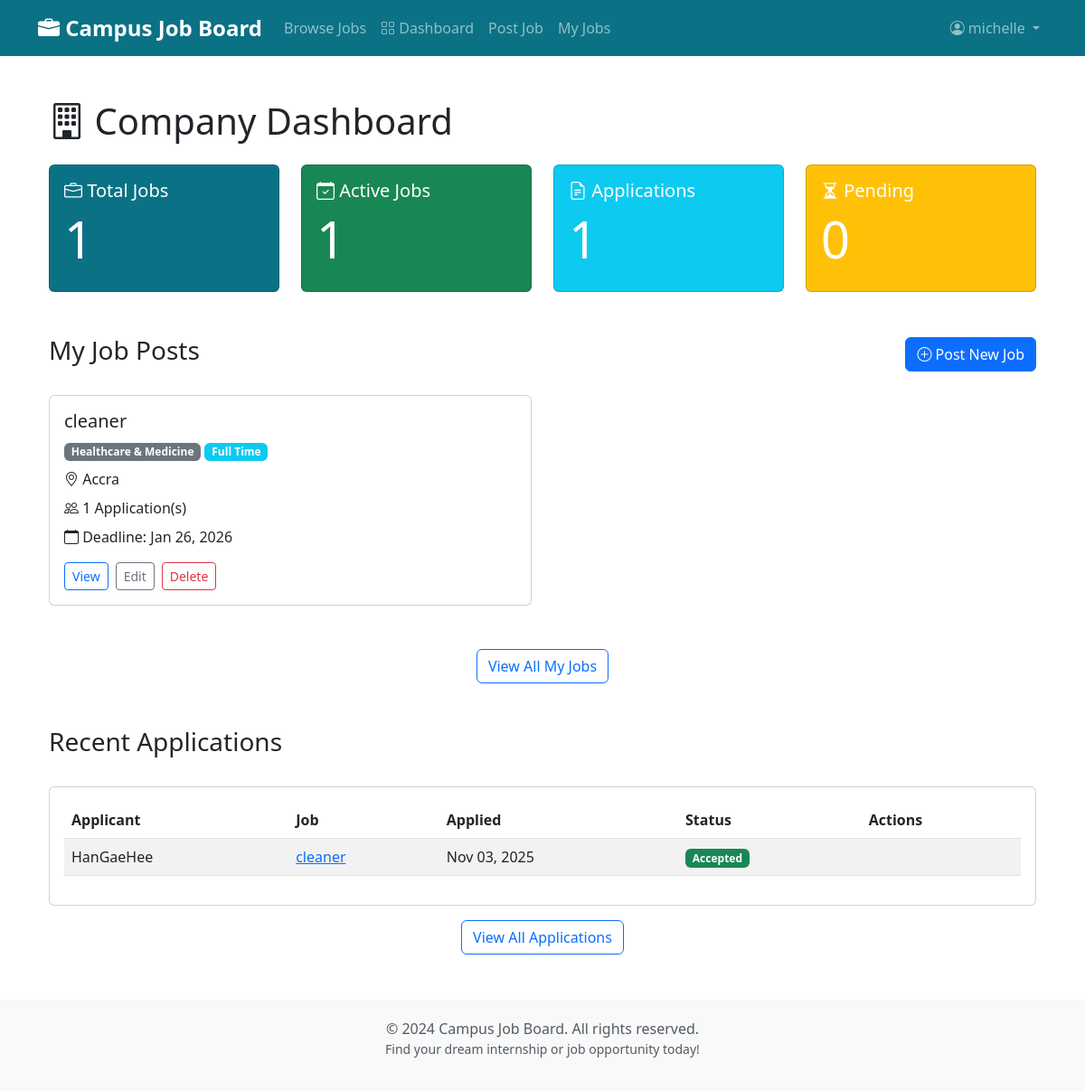
The page /dashboards/company/ (signed in) on the database its author committed.
### users/models.py (models this page shows, shortened)
class CustomUser(AbstractUser):
    is_company = models.BooleanField(
        default=False,
        help_text="Designates whether this user is a company/employer")

### jobs/models.py (models this page shows, shortened)
class JobPost(models.Model):
    FULL_TIME = 'FT'
    PART_TIME = 'PT'
    INTERNSHIP = 'INT'
    CONTRACT = 'CON'
    JOB_TYPE_CHOICES = [
        (FULL_TIME, 'Full Time'),
        (PART_TIME, 'Part Time'),
        (INTERNSHIP, 'Internship'),
        (CONTRACT, 'Contract'),
    ]
    IT = 'IT'
    MARKETING = 'MKT'
    FINANCE = 'FIN'
    SALES = 'SLS'
    HR = 'HR'
    ENGINEERING = 'ENG'
    EDUCATION = 'EDU'
    HEALTHCARE = 'HLT'
    MEDIA = 'MED'
    LAW = 'LAW'
    CONSTRUCTION = 'CON'
    CUSTOMER_SERVICE = 'CS'
    ARCHITECTURE = 'ARC'
    ACCOUNTING = 'ACC'
    OTHER = 'OTH'
    CATEGORY_CHOICES = [
        (IT, 'IT & Software'),
        (FINANCE, 'Finance & Accounting'),
        (ACCOUNTING, 'Accounting'),
        (MARKETING, 'Marketing & Sales'),
        (SALES, 'Sales'),
        (EDUCATION, 'Education & Training'),
        (ENGINEERING, 'Engineering'),
        (ARCHITECTURE, 'Architecture'),
        (HEALTHCARE, 'Healthcare & Medicine'),
        (MEDIA, 'Media & Design'),
        (HR, 'Human Resources'),
        (LAW, 'Law & Administration'),
        (CONSTRUCTION, 'Construction & Real Estate'),
        (CUSTOMER_SERVICE, 'Customer Service'),
        (OTHER, 'Others'),
    ]
    CURRENCY_CHOICES = [
        ('USD', 'USD - US Dollar'),
        ('GHS', 'GHS - Ghanaian Cedi'),
        ('EUR', 'EUR - Euro'),
        ('GBP', 'GBP - British Pound'),
        ('NGN', 'NGN - Nigerian Naira'),
        ('KES', 'KES - Kenyan Shilling'),
        ('ZAR', 'ZAR - South African Rand'),
        ('CAD', 'CAD - Canadian Dollar'),
        ('AUD', 'AUD - Australian Dollar'),
    ]
    title = models.CharField(max_length=200)
    company = models.ForeignKey(settings.AUTH_USER_MODEL,
                                on_delete=models.CASCADE,
                                limit_choices_to={'is_company': True},
                                related_name='job_posts')
    description = models.TextField(help_text="Detailed job description")
    requirements = models.TextField(
        help_text="Required qualifications and skills")
    location = models.CharField(max_length=200)
    category = models.CharField(max_length=3,
                                choices=CATEGORY_CHOICES,
                                default=IT)
    job_type = models.CharField(max_length=3,
                                choices=JOB_TYPE_CHOICES,
                                default=FULL_TIME)
    date_posted = models.DateTimeField(default=timezone.now)
    deadline = models.DateField(help_text="Application deadline")
    salary = models.DecimalField(max_digits=10,
                                 decimal_places=2,
                                 null=True,
                                 blank=True,
                                 help_text="Salary range (optional)")
    currency = models.CharField(max_length=3,
                                choices=CURRENCY_CHOICES,
                                default='USD',
                                help_text="Currency for salary")
    image = models.ImageField(
        upload_to='job_images/',
        null=True,
        blank=True,
        help_text="Optional image for the job posting")
    is_approved = models.BooleanField(
        default=False, help_text="Whether this job post is approved by admin")
    class Meta:
        ordering = ['-date_posted']
        indexes = [
            models.Index(fields=['-date_posted']),
            models.Index(fields=['category']),
            models.Index(fields=['job_type']),
        ]

class Application(models.Model):
    PENDING = 'P'
    ACCEPTED = 'A'
    REJECTED = 'R'
    STATUS_CHOICES = [
        (PENDING, 'Pending'),
        (ACCEPTED, 'Accepted'),
        (REJECTED, 'Rejected'),
    ]
    job = models.ForeignKey(JobPost,
                            on_delete=models.CASCADE,
                            related_name='applications')
    applicant = models.ForeignKey(settings.AUTH_USER_MODEL,
                                  on_delete=models.CASCADE,
                                  limit_choices_to={'is_company': False},
                                  related_name='job_applications')
    cover_letter = models.TextField(
        help_text="Why you're interested in this position")
    cv = models.FileField(upload_to='applications/cv/',
                          null=True,
                          blank=True,
                          help_text="Upload your CV/Resume (PDF, DOC, DOCX)")
    transcript = models.FileField(
        upload_to='applications/transcripts/',
        null=True,
        blank=True,
        help_text="Upload your academic transcript (PDF)")
    certificate = models.FileField(
        upload_to='applications/certificates/',
        null=True,
        blank=True,
        help_text="Upload any relevant certificates (PDF)")
    other_document = models.FileField(
        upload_to='applications/other/',
        null=True,
        blank=True,
        help_text="Upload any other supporting document")
    date_applied = models.DateTimeField(default=timezone.now)
    status = models.CharField(max_length=1,
                              choices=STATUS_CHOICES,
                              default=PENDING)
    class Meta:
        ordering = ['-date_applied']
        unique_together = [['job', 'applicant']]
        indexes = [
            models.Index(fields=['-date_applied']),
            models.Index(fields=['status']),
        ]

### jobs/views.py (the view)
@login_required
def company_dashboard(request):
    if not request.user.is_company:
        messages.warning(request, "Only companies can access this page.")
        return redirect('jobs:job_list')
    from django.utils import timezone
    jobs = JobPost.objects.filter(company=request.user).annotate(
        application_count=Count('applications'))
    total_jobs = jobs.count()
    active_jobs = jobs.filter(deadline__gte=timezone.now().date()).count()
    total_applications = Application.objects.filter(
        job__company=request.user).count()
    pending_applications = Application.objects.filter(
        job__company=request.user, status='P').count()
    recent_applications = Application.objects.filter(
        job__company=request.user).select_related(
            'applicant', 'job').order_by('-date_applied')[:5]
    context = {
        'total_jobs': total_jobs,
        'active_jobs': active_jobs,
        'total_applications': total_applications,
        'pending_applications': pending_applications,
        'jobs': jobs[:5],
        'recent_applications': recent_applications,
    }
    return render(request, 'jobs/company_dashboard.html', context)

### jobs/templates/jobs/company_dashboard.html (shortened to what this page needs)
{% extends 'base.html' %}
{% load static %}
{% block content %}
<div class="container my-5">
    <h1 class="mb-4"><i class="bi bi-building"></i> Company Dashboard</h1>
    <div class="row g-4 mb-5">
        <div class="col-md-3">
            <div class="card bg-primary text-white h-100">
                <div class="card-body">
                    <h5 class="card-title"><i class="bi bi-briefcase"></i> Total Jobs</h5>
                    <h2 class="display-4">{{ total_jobs }}</h2>
                </div>
            </div>
        </div>
        <div class="col-md-3">
            <div class="card bg-success text-white h-100">
                <div class="card-body">
                    <h5 class="card-title"><i class="bi bi-calendar-check"></i> Active Jobs</h5>
                    <h2 class="display-4">{{ active_jobs }}</h2>
                </div>
            </div>
        </div>
        <div class="col-md-3">
            <div class="card bg-info text-white h-100">
                <div class="card-body">
                    <h5 class="card-title"><i class="bi bi-file-earmark-text"></i> Applications</h5>
                    <h2 class="display-4">{{ total_applications }}</h2>
                </div>
            </div>
        </div>
        <div class="col-md-3">
            <div class="card bg-warning text-white h-100">
                <div class="card-body">
                    <h5 class="card-title"><i class="bi bi-hourglass-split"></i> Pending</h5>
                    <h2 class="display-4">{{ pending_applications }}</h2>
                </div>
            </div>
        </div>
    </div>
    <div class="row g-4 mb-4">
        <div class="col-md-12">
            <div class="d-flex justify-content-between align-items-center">
                <h3>My Job Posts</h3>
                <a href="{% url 'jobs:create_job' %}" class="btn btn-primary">
                    <i class="bi bi-plus-circle"></i> Post New Job
                </a>
            </div>
        </div>
    </div>
    {% if jobs %}
    <div class="row g-4 mb-5">
        {% for job in jobs %}
        <div class="col-md-6">
            <div class="card">
                <div class="card-body">
                    <h5 class="card-title">{{ job.title }}</h5>
                    <p class="text-muted mb-2">
                        <span class="badge bg-secondary">{{ job.get_category_display }}</span>
                        <span class="badge bg-info">{{ job.get_job_type_display }}</span>
                    </p>
                    <p class="mb-2"><i class="bi bi-geo-alt"></i> {{ job.location }}</p>
                    <p class="mb-2"><i class="bi bi-people"></i> {{ job.application_count }} Application(s)</p>
                    <p class="mb-3"><i class="bi bi-calendar"></i> Deadline: {{ job.deadline|date:"M d, Y" }}</p>
                    <div class="d-flex gap-2">
                        <a href="{% url 'jobs:job_detail' job.pk %}" class="btn btn-sm btn-outline-primary">View</a>
                        <a href="{% url 'jobs:edit_job' job.pk %}" class="btn btn-sm btn-outline-secondary">Edit</a>
                        <a href="{% url 'jobs:delete_job' job.pk %}" class="btn btn-sm btn-outline-danger">Delete</a>
                    </div>
                </div>
            </div>
        </div>
        {% endfor %}
    </div>
    <div class="text-center">
        <a href="{% url 'jobs:my_jobs' %}" class="btn btn-outline-primary">View All My Jobs</a>
    </div>
    {% else %}
    <div class="alert alert-info">
        <i class="bi bi-info-circle"></i> You haven't posted any jobs yet. <a href="{% url 'jobs:create_job' %}">Post your first job</a> now!
    </div>
    {% endif %}
    {% if recent_applications %}
    <div class="row g-4 mt-4">
        <div class="col-md-12">
            <h3>Recent Applications</h3>
        </div>
        <div class="col-md-12">
            <div class="card">
                <div class="card-body">
                    <div class="table-responsive">
                        <table class="table table-striped">
                            <thead>
                                <tr>
                                    <th>Applicant</th>
                                    <th>Job</th>
                                    <th>Applied</th>
                                    <th>Status</th>
                                    <th>Actions</th>
                                </tr>
                            </thead>
                            <tbody>
                                {% for app in recent_applications %}
                                <tr>
                                    <td>{{ app.applicant.username }}</td>
                                    <td><a href="{% url 'jobs:job_detail' app.job.pk %}">{{ app.job.title }}</a></td>
                                    <td>{{ app.date_applied|date:"M d, Y" }}</td>
                                    <td>
                                        {% if app.status == 'P' %}
                                        <span class="badge bg-warning">Pending</span>
                                        {% elif app.status == 'A' %}
                                        <span class="badge bg-success">Accepted</span>
                                        {% else %}
                                        <span class="badge bg-danger">Rejected</span>
                                        {% endif %}
                                    </td>
                                    <td>
                                    </td>
                                </tr>
                                {% endfor %}
                            </tbody>
                        </table>
                    </div>
                </div>
            </div>
            <div class="text-center mt-3">
                <a href="{% url 'jobs:my_applications' %}" class="btn btn-outline-primary">View All Applications</a>
            </div>
        </div>
    </div>
    {% endif %}
</div>
{% endblock %}

### templates/base.html (shortened to what this page needs)
<!DOCTYPE html>
<html lang="en">
<head>
    <link href="https://cdn.jsdelivr.net/npm/bootstrap@5.3.0/dist/css/bootstrap.min.css" rel="stylesheet">
    <link rel="stylesheet" href="https://cdn.jsdelivr.net/npm/bootstrap-icons@1.10.0/font/bootstrap-icons.css">
</head>
<body>
    <nav class="navbar navbar-expand-lg navbar-dark bg-primary">
        <div class="container">
            <a class="navbar-brand" href="{% url 'jobs:job_list' %}">
                <i class="bi bi-briefcase-fill"></i> Campus Job Board
            </a>
            <div class="collapse navbar-collapse" id="navbarNav">
                <ul class="navbar-nav me-auto">
                    <li class="nav-item">
                        <a class="nav-link" href="{% url 'jobs:job_list' %}">Browse Jobs</a>
                    </li>
                    {% if user.is_authenticated %}
                    {% if user.is_superuser %}
                    <li class="nav-item">
                        <a class="nav-link" href="{% url 'jobs:admin_dashboard' %}">
                            <i class="bi bi-speedometer2"></i> Admin Dashboard
                        </a>
                    </li>
                    {% elif user.is_company %}
                    <li class="nav-item">
                        <a class="nav-link" href="{% url 'jobs:company_dashboard' %}">
                            <i class="bi bi-grid"></i> Dashboard
                        </a>
                    </li>
                    <li class="nav-item">
                        <a class="nav-link" href="{% url 'jobs:create_job' %}">Post Job</a>
                    </li>
                    <li class="nav-item">
                        <a class="nav-link" href="{% url 'jobs:my_jobs' %}">My Jobs</a>
                    </li>
                    {% endif %}
                    {% endif %}
                </ul>
                <ul class="navbar-nav">
                    {% if user.is_authenticated %}
                    <li class="nav-item dropdown">
                        <a class="nav-link dropdown-toggle" href="#" role="button" data-bs-toggle="dropdown">
                            <i class="bi bi-person-circle"></i> {{ user.username }}
                        </a>
                    </li>
                    {% endif %}
                </ul>
            </div>
        </div>
    </nav>
    <main class="container my-5">
        {% block content %}
        {% endblock %}
    </main>
    <footer class="text-center text-muted">
        <div class="container">
            <p class="mb-0">&copy; 2024 Campus Job Board. All rights reserved.</p>
            <p class="small">Find your dream internship or job opportunity today!</p>
        </div>
    </footer>
</body>
</html>

### templates/base.html (style rules this page uses)
:root { --bs-primary: #0b7285; --bs-primary-rgb: 11,114,133; }
.navbar-brand { font-weight: bold; font-size: 1.5rem; }
footer { margin-top: 50px; padding: 20px 0; background-color: #f8f9fa; }

### rows shown on the page
CustomUser: username "michelle"
JobPost: title "cleaner", category "Healthcare & Medicine", job_type "Full Time", location "Accra", application_count "1", deadline "Jan 26, 2026"
Application: applicant.username "HanGaeHee", job "cleaner", date_applied "Nov 03, 2025", status "Accepted"

### other values the page prints
{{ total_jobs }} "1"
{{ active_jobs }} "1"
{{ total_applications }} "1"
{{ pending_applications }} "0"
